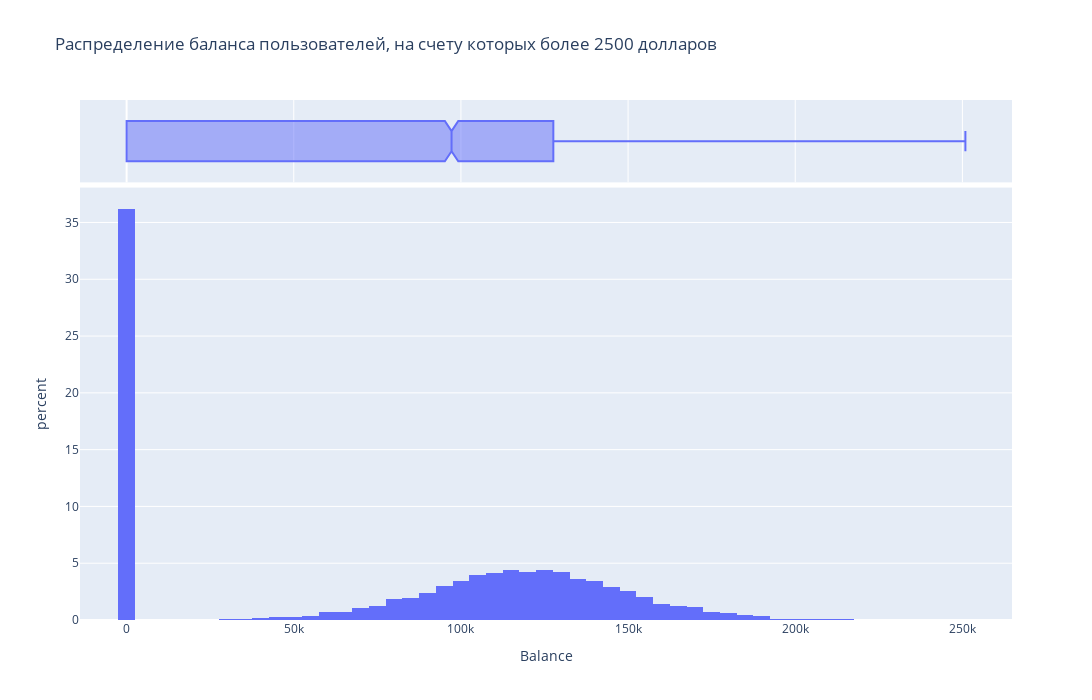

Notebook cell for this chart:
### Markdown cell above
9.2. Постройте график, показывающий распределение баланса пользователей, у которых на счету больше 2 500 долларов. Опишите распределение и сделайте выводы.

### Code cell
fig = px.histogram(
    data_frame=churn_data['Balance'],
    x = 'Balance',   
    title = 'Распределение баланса пользователей, на счету которых более 2500 долларов',    
    histnorm = 'percent',
    width = 1200,
    height = 700,
    marginal = 'box',  
)
fig.show()
fig.write_html('plotly/Balance.html')

### Figure 1 — Plotly figure (JSON) as saved in the notebook; plotly's stock layout.template omitted (floating-point values rounded to 4 significant figures; data arrays with more than 128 entries replaced by an {"elided": "..."} marker saying what was removed)
{"data": [{"alignmentgroup": "True", "bingroup": "x", "histnorm": "percent", "hovertemplate": "Balance=%{x}<br>percent=%{y}<extra></extra>", "legendgroup": "", "marker": {"color": "#636efa", "pattern": {"shape": ""}}, "name": "", "offsetgroup": "", "orientation": "v", "showlegend": false, "type": "histogram", "x": {"elided": "10000 float values"}, "xaxis": "x", "yaxis": "y"}, {"alignmentgroup": "True", "hovertemplate": "Balance=%{x}<extra></extra>", "legendgroup": "", "marker": {"color": "#636efa"}, "name": "", "notched": true, "offsetgroup": "", "showlegend": false, "type": "box", "x": {"elided": "10000 float values"}, "xaxis": "x2", "yaxis": "y2"}], "layout": {"barmode": "relative", "height": 700, "legend": {"tracegroupgap": 0}, "title": {"text": "Распределение баланса пользователей, на счету которых более 2500 долларов"}, "width": 1200, "xaxis": {"anchor": "y", "domain": [0, 1], "title": {"text": "Balance"}}, "xaxis2": {"anchor": "y2", "domain": [0, 1], "matches": "x", "showgrid": true, "showticklabels": false}, "yaxis": {"anchor": "x", "domain": [0, 0.8316], "title": {"text": "percent"}}, "yaxis2": {"anchor": "x2", "domain": [0.8416, 1], "matches": "y2", "showgrid": false, "showline": false, "showticklabels": false, "ticks": ""}}}
